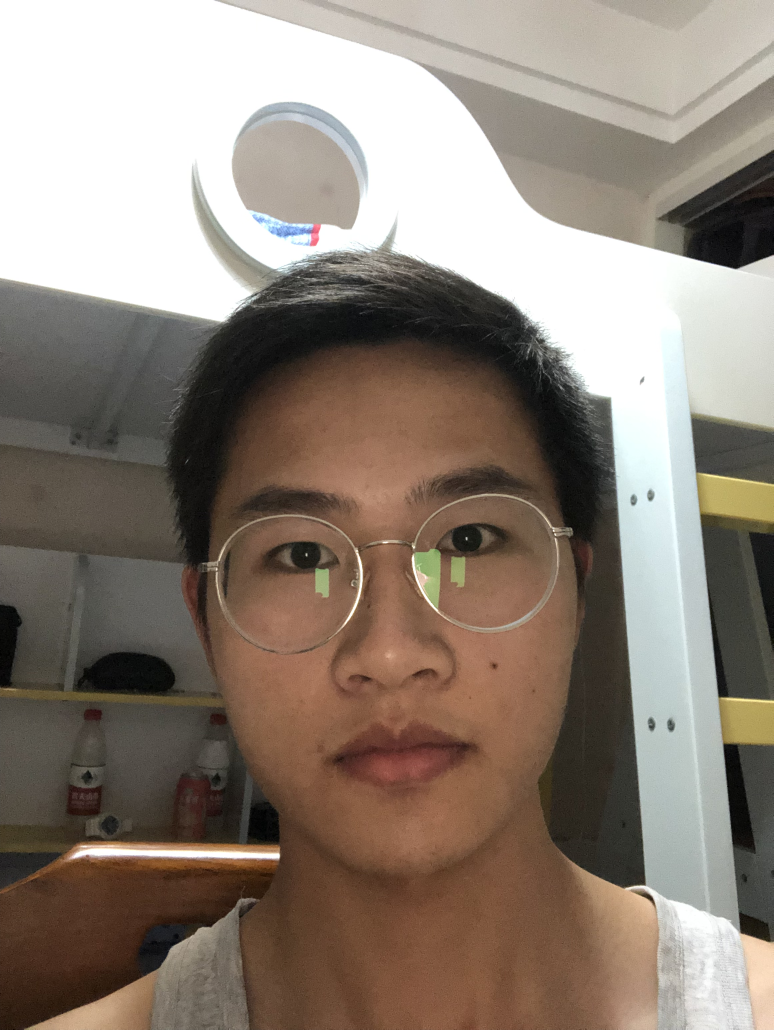
#> input picture America_python/TestCode/images/he.jpg, 2320 x 3088 px, found by its file name (shown at 1/3 size)
$ python '白平衡3.py'
#> lines starting #> are read from the running program, lines starting #| are printed output that depends on the picture
#!/usr/bin/env python
# -*- coding: utf-8 -*-
# @Time : 2019/7/29 19:43
# @Author : chenxin
# @Site :
# @File : 白平衡3.py
# @Software: PyCharm
import cv2
import matplotlib.pyplot as plt
import numpy as np
res = cv2.imread(r'images\he.jpg')
#> res is the input picture: shape (3088, 2320, 3); mean B, G, R 118.8, 129.6, 141.9
img=cv2.resize(res,(500,361),interpolation=cv2.INTER_CUBIC)
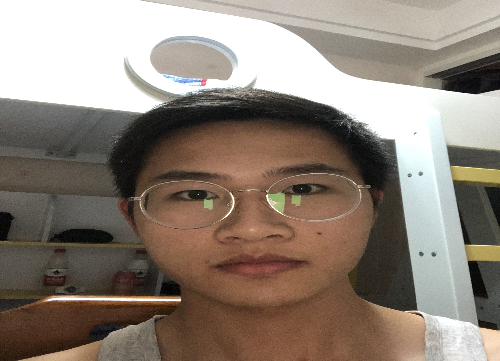
#> img: shape (361, 500, 3); mean B, G, R 118.8, 129.6, 141.9
#img = cv2.imread('images/4.jpg')
b, g, r = cv2.split(img)
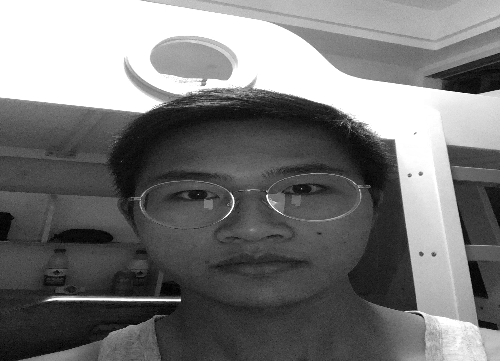
#> b: shape (361, 500); min 0, max 255, mean 118.8
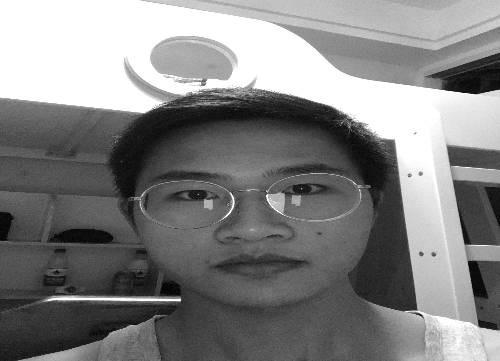
#> g: shape (361, 500); min 0, max 255, mean 129.6
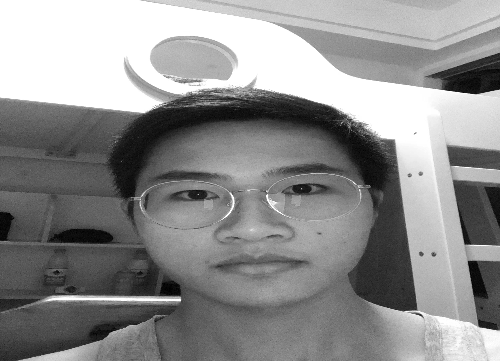
#> r: shape (361, 500); min 0, max 255, mean 141.9
cv2.imshow('yuantu', img)
# detection(img)
m, n, t = img.shape
#> m = 361; n = 500; t = 3
print(b.shape)
#| (361, 500)
sum = np.zeros(b.shape)
for i in range(m):
    for j in range(n):
        sum[i][j] = int(b[i][j]) + int(g[i][j]) + int(r[i][j])
hists, bins = np.histogram(sum.flatten(), 766, [0, 766])
#> hists = 766 values, max 28483 at index 765, min 1 at index 5, mean 235.6; bins = 767 values from 0 to 766
Y = 765
num, key = 0, 0
while Y >= 0:
    num += hists[Y]
    if num > m * n * 0.01 / 100:
        key = Y
        break
    Y = Y - 1
#> this loop made 1 pass
#> num on pass 1: 28483
#> after the loop, Y = 765; num = 28483

sum_b, sum_g, sum_r = 0, 0, 0
time = 0
for i in range(m):
    for j in range(n):
        if sum[i][j] >= Y:
            sum_b += b[i][j]
            sum_g += g[i][j]
            sum_r += r[i][j]
            time = time + 1
#> after the loop, sum_b = 7263165; sum_g = 7263165; sum_r = 7263165; time = 28483

avg_b = sum_b / time
#> avg_b = 255
avg_g = sum_g / time
#> avg_g = 255
avg_r = sum_r / time
#> avg_r = 255

for i in range(m):
    for j in range(n):
        b[i][j] = b[i][j] * 255 / avg_b
        g[i][j] = g[i][j] * 255 / avg_g
        r[i][j] = r[i][j] * 255 / avg_r
        if b[i][j] > 255:
            b[i][j] = 255
        if b[i][j] < 0:
            b[i][j] = 0
        if g[i][j] > 255:
            g[i][j] = 255
        if g[i][j] < 0:
            g[i][j] = 0
        if r[i][j] > 255:
            r[i][j] = 255
        if r[i][j] < 0:
            r[i][j] = 0

img_0 = cv2.merge([b, g, r])
cv2.imshow('xiutu', img_0)
"""
注释的内容为灰度世界假设算法
"""
# [14 lines of commented-out code are left out]

while (1):
    key = cv2.waitKey(1)
#> (key Esc is pressed here)
    if key > 0:
        break
cv2.destroyAllWindows()

$ run again, with America_python/TestCode/images/4.jpg copied over America_python/TestCode/images/he.jpg
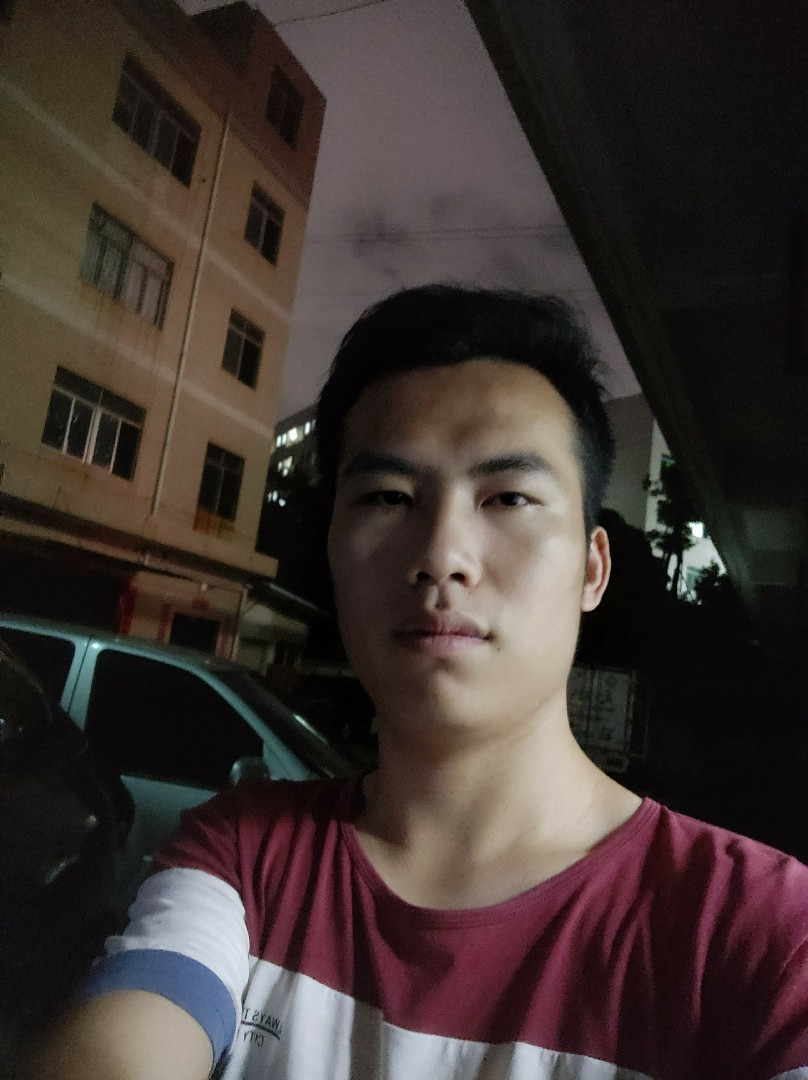
#> input picture America_python/TestCode/images/4.jpg, 808 x 1080 px, found by its file name
#> res is the input picture: shape (1080, 808, 3); mean B, G, R 49.3, 52.4, 63.1
#> `img=cv2.resize(res,(500,361),interpolation=cv2.INTER_CUBIC)`:
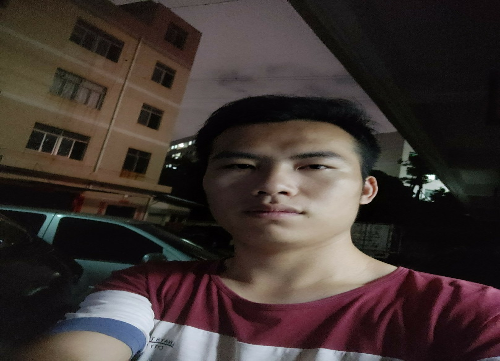
#> img: shape (361, 500, 3); mean B, G, R 49.3, 52.4, 63.1
#| (361, 500)
#> after the loop `for i in range(m):`:
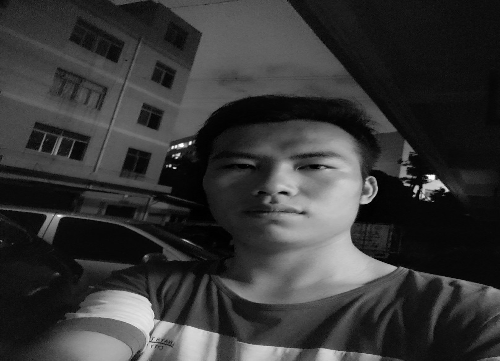
#> sum: shape (361, 500) float64; min 0, max 765, mean 164.9; drawn with min black and max white
#> hists = 766 values, max 3106 at index 45, min 0 at index 682, mean 235.6; bins = 767 values from 0 to 766
#> the loop `while Y >= 0:` made 17 passes
#> num on passes 1 to 8: 1, 2, 4, 4, 4, 6, 6, 8
#> after the loop `while Y >= 0:`: Y = 749; num = 20
#> after the loop `for i in range(m):`: sum_b = 5050; sum_g = 5061; sum_r = 5008; time = 20
#> avg_b = 252.5
#> avg_g = 253.1
#> avg_r = 250.4

$ run again, with America_python/TestCode/images/1.jpg copied over America_python/TestCode/images/he.jpg
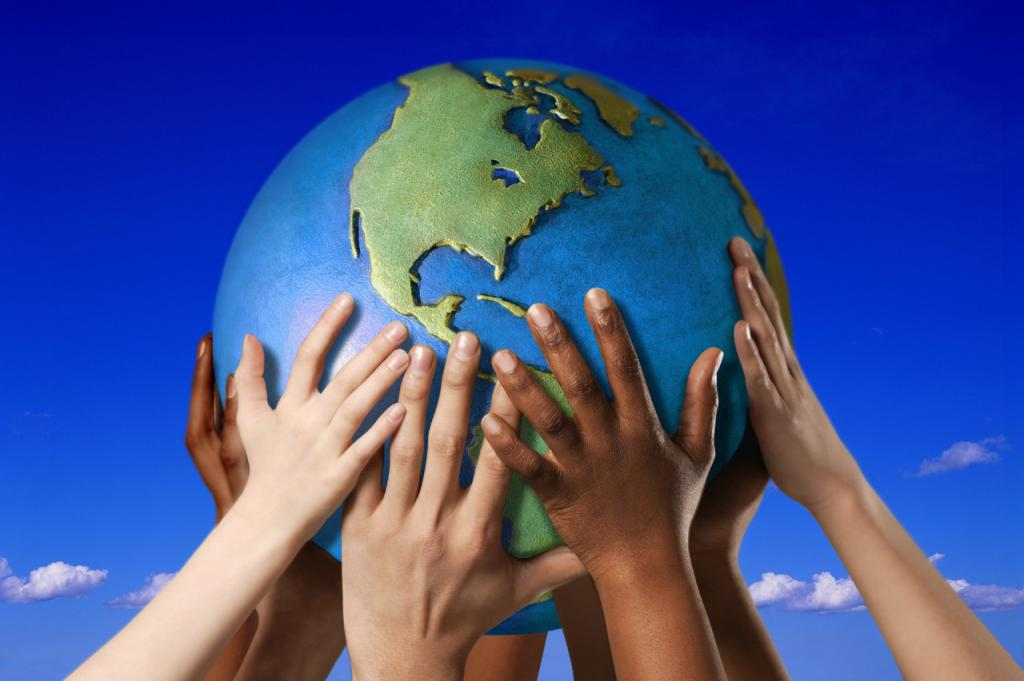
#> input picture America_python/TestCode/images/1.jpg, 1024 x 681 px, found by its file name
#> res is the input picture: shape (681, 1024, 3); mean B, G, R 145.4, 81.5, 66.2
#> `b, g, r = cv2.split(img)`:
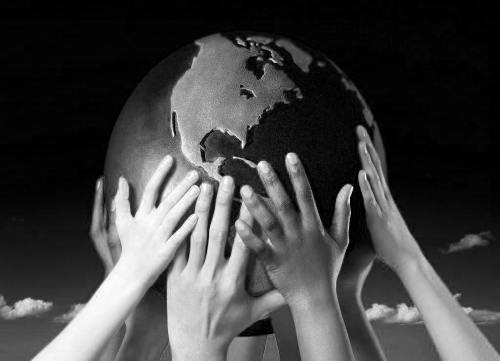
#> r: shape (361, 500); min 0, max 255, mean 66.2
#| (361, 500)
#> after the loop `for i in range(m):`:
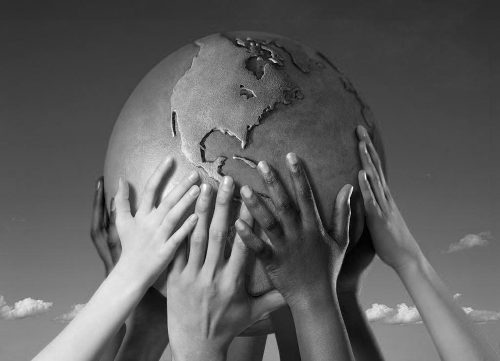
#> sum: shape (361, 500) float64; min 17, max 752, mean 293.2; drawn with min black and max white
#> hists = 766 values, max 1702 at index 198, min 0 at index 0, mean 235.6; bins = 767 values from 0 to 766
#> the loop `while Y >= 0:` made 47 passes
#> num on passes 1 to 8: 0, 0, 0, 0, 0, 0, 0, 0
#> after the loop `while Y >= 0:`: Y = 719; num = 20
#> after the loop `for i in range(m):`: sum_b = 4756; sum_g = 4821; sum_r = 5010; time = 20
#> avg_b = 237.8
#> avg_g = 241.1
#> avg_r = 250.5

$ run again, with America_python/TestCode/images/3.jpg copied over America_python/TestCode/images/he.jpg
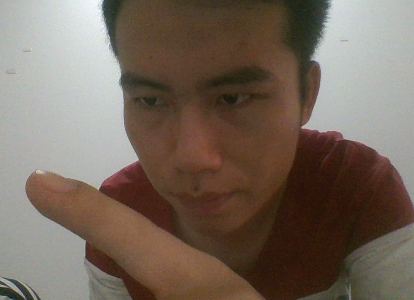
#> input picture America_python/TestCode/images/3.jpg, 414 x 300 px, found by its file name
#> res is the input picture: shape (300, 414, 3); mean B, G, R 92, 103.8, 118.1
#> `b, g, r = cv2.split(img)`:
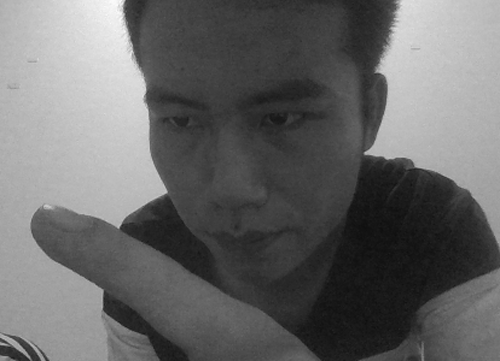
#> g: shape (361, 500); min 14, max 250, mean 103.8
#> `b, g, r = cv2.split(img)`:
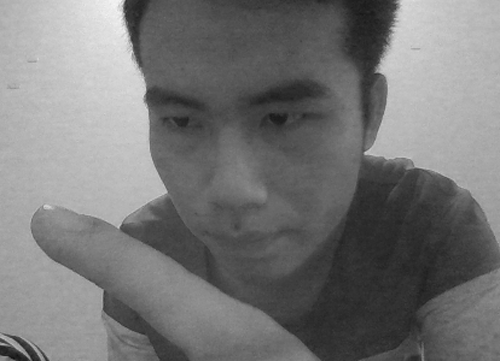
#> r: shape (361, 500); min 19, max 244, mean 118.1
#| (361, 500)
#> hists = 766 values, max 967 at index 193, min 0 at index 0, mean 235.6; bins = 767 values from 0 to 766
#> the loop `while Y >= 0:` made 29 passes
#> num on passes 1 to 8: 0, 0, 0, 0, 0, 0, 0, 0
#> after the loop `while Y >= 0:`: Y = 737; num = 20
#> after the loop `for i in range(m):`: sum_b = 5001; sum_g = 4962; sum_r = 4822; time = 20
#> avg_b = 250.1
#> avg_g = 248.1
#> avg_r = 241.1
